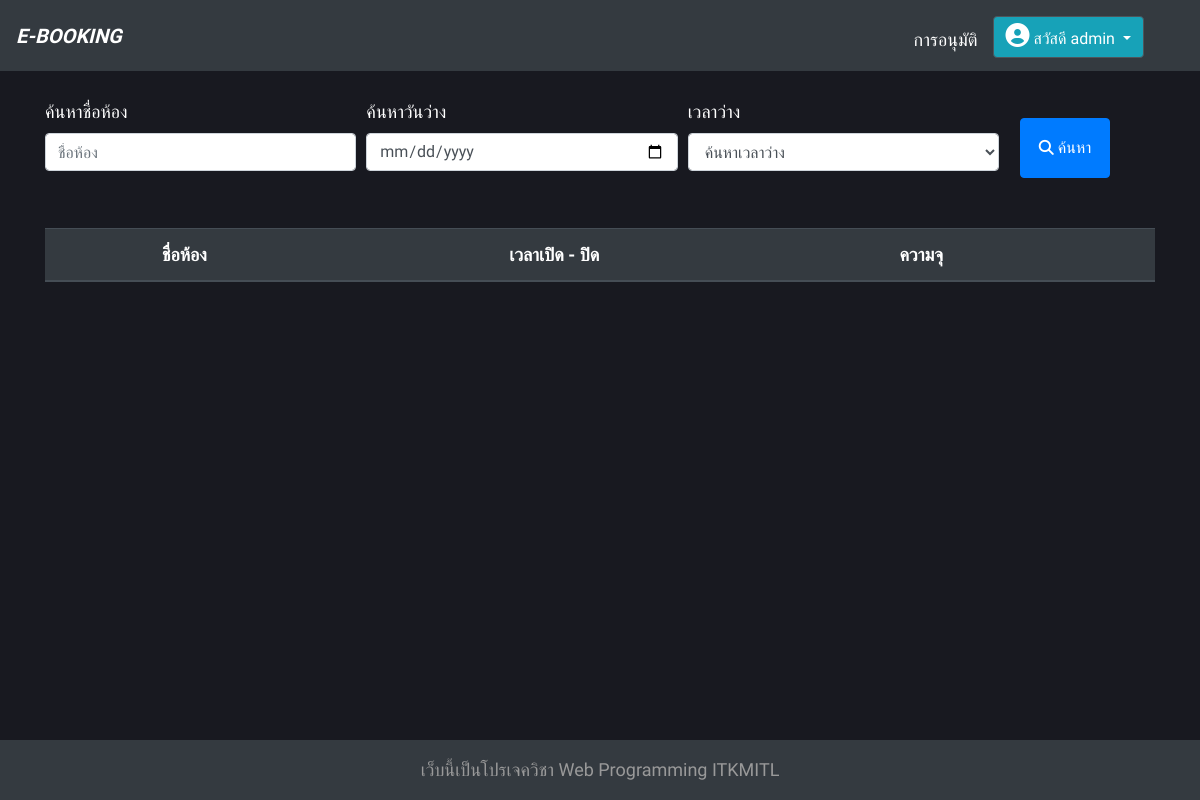
The app's page / (signed in), older data.
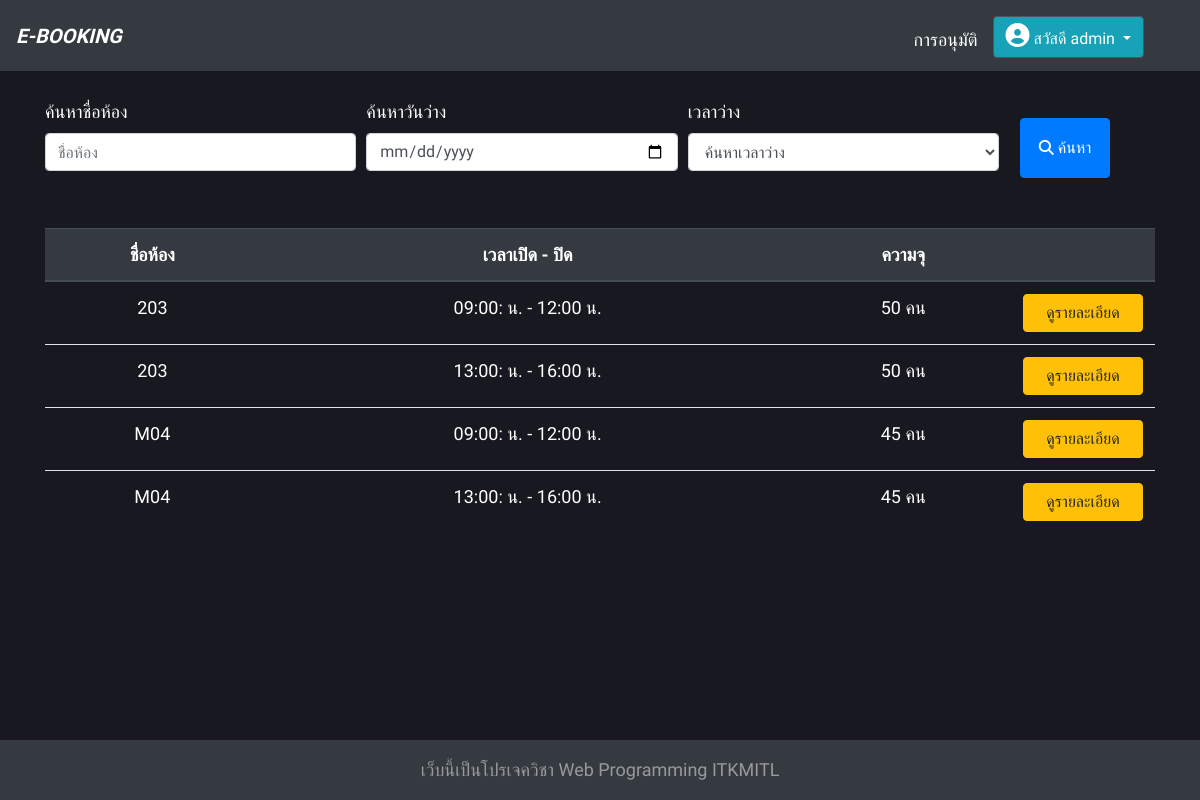
The same page, newer data.
### room/models.py (models this page shows, shortened)
class Room(models.Model):
    room_id = models.AutoField(primary_key=True)
    name = models.CharField(max_length=50)
    open_time = models.TimeField()
    close_time =  models.TimeField()
    capacity = models.IntegerField()

### room/views.py (the view, shortened to what this page needs)
# urls.py: path('', views.index, name='index'),
@login_required
@permission_required('room.add_booking')
def index(request):
    context = {}
    room_exclude = [] #เก็บ id ห้องที่มีการจ้องไว้แล้ว เพื่มนำไป exclude ออก
    time_list = [] #เก็บเวลาเปิด/ปิดของห้องที่มี
    time_id = [] #เก็บ id ของห้องเพื่อเอาไป filter
    room_txt = request.POST.get('room_name', '')
    day_txt = request.POST.get('day', '')
    time_txt = request.POST.get('time', '').split("-")
    room = Room.objects.filter(name__icontains=room_txt)
    for i in Room.objects.all():
        time_str = str(i.open_time)+" - "+str(i.close_time) #แปลงเวลาเปิด/ปิด ของห้อง เป็น Str
        if time_str not in time_list: #ถ้าค่าของไม่มีเวลาเปิด/ปิดห้อง ใน time_list ก็จะทำการเพิ่ม และ เพิ่ม id ของห้องใน time_id
            time_list.append(time_str)
            time_id.append(i.room_id)
    context['room'] = room
    context['room_time'] = Room.objects.filter(room_id__in=time_id)
    return render(request, 'room/user_index.html', context=context)

### room/templates/room/user_index.html (shortened to what this page needs)
{% extends "base.html" %}
{% block content %}
<form action="" method="POST" style="margin-bottom: 50px;">
  <div class="form-row">
    <div class="col">
      <label for="inputSearch">ค้นหาชื่อห้อง</label>
      <input type="text" class="form-control" placeholder="ชื่อห้อง" name="room_name">
    </div>
    <div class="col">
      <label>ค้นหาวันว่าง</label>
      <input type="date" name="day" max="3000-12-31" min="{% now 'Y' %}-01-01" class="form-control">
    </div>
    <div class="col">
      <label>เวลาว่าง</label>
      <select class="form-control" id="time" name="time">
       <option selected value="">ค้นหาเวลาว่าง</option>
      </select>
    </div>
    <button type="submit" value="Select" class="btn btn-primary ml-3"
      style="margin-right: 50px; margin-top: 20px; width: 90px; height: 60px;"><i class='fas fa-search' style='font-size:15px'></i> ค้นหา</button>
  </div>
</form>
<table class="table">
  <thead class="thead-dark">
    <tr>
      <th scope="col">ชื่อห้อง</th>
      <th scope="col">เวลาเปิด - ปิด</th>
      <th scope="col">ความจุ</th>
      <th scope="col"></th>
    </tr>
  </thead>
  <tbody>
    {% for r in room %}
    <tr>
      <td>{{ r.name }}</th>
      <td>{{ r.open_time|time:'H:i:' }} น. - {{ r.close_time|time:'H:i' }} น.</td>
      <td>{{ r.capacity }} คน</td>
      <td style="width:10%;">
        <a href="{% url 'detail' r.room_id %}" style="width:120px;" class="btn btn-warning">ดูรายละเอียด</a>
      </td>
    </tr>
    {% endfor %}
  </tbody>
</table>
{% endblock %}

Row changes from the older to the newer data that the page shows:
added Room: name "203", open_time "09:00:", close_time "12:00", capacity "50"
added Room: name "203", open_time "13:00:", close_time "16:00", capacity "50"
added Room: name "M04", open_time "09:00:", close_time "12:00", capacity "45"
added Room: name "M04", open_time "13:00:", close_time "16:00", capacity "45"
